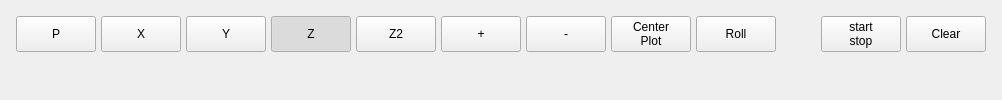
            <widget class="QWidget" name="page">
             <layout class="QVBoxLayout" name="verticalLayout_4">
              <item>
               <widget class="QWidget" name="horizontalWidget" native="true">
                <layout class="QHBoxLayout" name="horizontalLayout_6">
                 <property name="spacing">
                  <number>5</number>
                 </property>
                 <property name="leftMargin">
                  <number>5</number>
                 </property>
                 <property name="topMargin">
                  <number>5</number>
                 </property>
                 <property name="rightMargin">
                  <number>5</number>
                 </property>
                 <property name="bottomMargin">
                  <number>5</number>
                 </property>
                 <item>
                  <widget class="QPushButton" name="plotP">
                   <property name="sizePolicy">
                    <sizepolicy hsizetype="Preferred" vsizetype="Preferred">
                     <horstretch>0</horstretch>
                     <verstretch>0</verstretch>
                    </sizepolicy>
                   </property>
                   <property name="text">
                    <string>P</string>
                   </property>
                   <property name="checkable">
                    <bool>true</bool>
                   </property>
                   <property name="autoExclusive">
                    <bool>true</bool>
                   </property>
                  </widget>
                 </item>
                 <item>
                  <widget class="QPushButton" name="plotX">
                   <property name="sizePolicy">
                    <sizepolicy hsizetype="Preferred" vsizetype="Preferred">
                     <horstretch>0</horstretch>
                     <verstretch>0</verstretch>
                    </sizepolicy>
                   </property>
                   <property name="text">
                    <string>X</string>
                   </property>
                   <property name="checkable">
                    <bool>true</bool>
                   </property>
                   <property name="autoExclusive">
                    <bool>true</bool>
                   </property>
                  </widget>
                 </item>
                 <item>
                  <widget class="QPushButton" name="plotY">
                   <property name="sizePolicy">
                    <sizepolicy hsizetype="Preferred" vsizetype="Preferred">
                     <horstretch>0</horstretch>
                     <verstretch>0</verstretch>
                    </sizepolicy>
                   </property>
                   <property name="text">
                    <string>Y</string>
                   </property>
                   <property name="checkable">
                    <bool>true</bool>
                   </property>
                   <property name="autoExclusive">
                    <bool>true</bool>
                   </property>
                  </widget>
                 </item>
                 <item>
                  <widget class="QPushButton" name="plotZ">
                   <property name="sizePolicy">
                    <sizepolicy hsizetype="Preferred" vsizetype="Preferred">
                     <horstretch>0</horstretch>
                     <verstretch>0</verstretch>
                    </sizepolicy>
                   </property>
                   <property name="text">
                    <string>Z</string>
                   </property>
                   <property name="checkable">
                    <bool>true</bool>
                   </property>
                   <property name="checked">
                    <bool>true</bool>
                   </property>
                   <property name="autoExclusive">
                    <bool>true</bool>
                   </property>
                  </widget>
                 </item>
                 <item>
                  <widget class="QPushButton" name="plotZ2">
                   <property name="sizePolicy">
                    <sizepolicy hsizetype="Preferred" vsizetype="Preferred">
                     <horstretch>0</horstretch>
                     <verstretch>0</verstretch>
                    </sizepolicy>
                   </property>
                   <property name="text">
                    <string>Z2</string>
                   </property>
                   <property name="checkable">
                    <bool>true</bool>
                   </property>
                   <property name="autoExclusive">
                    <bool>true</bool>
                   </property>
                  </widget>
                 </item>
                 <item>
                  <widget class="QPushButton" name="plotPlus">
                   <property name="sizePolicy">
                    <sizepolicy hsizetype="Preferred" vsizetype="Preferred">
                     <horstretch>0</horstretch>
                     <verstretch>0</verstretch>
                    </sizepolicy>
                   </property>
                   <property name="text">
                    <string>+</string>
                   </property>
                  </widget>
                 </item>
                 <item>
                  <widget class="QPushButton" name="plotMinus">
                   <property name="sizePolicy">
                    <sizepolicy hsizetype="Preferred" vsizetype="Preferred">
                     <horstretch>0</horstretch>
                     <verstretch>0</verstretch>
                    </sizepolicy>
                   </property>
                   <property name="text">
                    <string>-</string>
                   </property>
                  </widget>
                 </item>
                 <item>
                  <widget class="QPushButton" name="plotCenter">
                   <property name="text">
                    <string>Center
Plot</string>
                   </property>
                  </widget>
                 </item>
                 <item>
                  <widget class="QPushButton" name="plotRollPanBtn">
                   <property name="sizePolicy">
                    <sizepolicy hsizetype="Preferred" vsizetype="Preferred">
                     <horstretch>0</horstretch>
                     <verstretch>0</verstretch>
                    </sizepolicy>
                   </property>
                   <property name="text">
                    <string>Roll</string>
                   </property>
                   <property name="checkable">
                    <bool>true</bool>
                   </property>
                  </widget>
                 </item>
                 <item>
                  <spacer name="horizontalSpacer_3">
                   <property name="orientation">
                    <enum>Qt::Horizontal</enum>
                   </property>
                   <property name="sizeHint" stdset="0">
                    <size>
                     <width>40</width>
                     <height>20</height>
                    </size>
                   </property>
                  </spacer>
                 </item>
                 <item>
                  <widget class="HalButton" name="et_toggle">
                   <property name="text">
                    <string>start
stop</string>
                   </property>
                   <property name="checkable">
                    <bool>true</bool>
                   </property>
                  </widget>
                 </item>
                 <item>
                  <widget class="QPushButton" name="plotClear">
                   <property name="sizePolicy">
                    <sizepolicy hsizetype="Preferred" vsizetype="Preferred">
                     <horstretch>0</horstretch>
                     <verstretch>0</verstretch>
                    </sizepolicy>
                   </property>
                   <property name="text">
                    <string>Clear</string>
                   </property>
                  </widget>
                 </item>
                </layout>
               </widget>
              </item>
              <item>
               <widget class="VTKBackPlot" name="vtkbackplot"/>
              </item>
             </layout>
            </widget>
